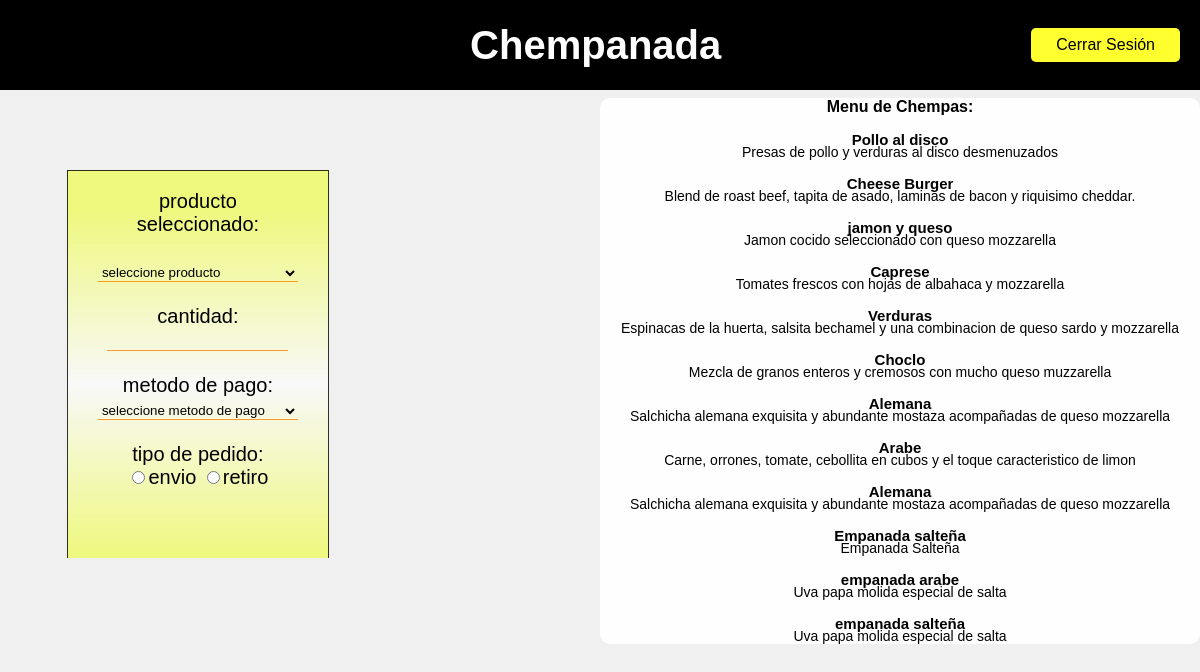
The app's page /vistas/Pedidos/cargar-pedido/casual/carga-casual.php with its own data.
### tables this page shows
CREATE TABLE `productos` (
  `id_producto` int(11) NOT NULL,
  `nombre_pro` varchar(20) NOT NULL,
  `precio` float NOT NULL,
  `descripcion` varchar(150) NOT NULL,
  `img` varchar(30) NOT NULL
);

### vistas/Pedidos/cargar-pedido/casual/carga-casual.php (the view, shortened to what this page needs)
<!DOCTYPE html>
<html lang="en">
<head>
    <link rel="stylesheet" href="css/estiloCasual2.css" type="text/css">
    <?php
    $servidor = "localhost";
    $usuario = "root";
    $password = "";
    $bd_name="Chempaa_db";
    $conectar= mysqli_connect($servidor,$usuario,$password,$bd_name);
?>
</head>
<body class="fondo">
    <nav class="navegador">
        <div class="imagen-circular"></div>
        <h1 class="titulo">Chempanada</h1>
        <a href="../../index.php" class="cerrar-sesion">Cerrar Sesión</a>
    </nav>
    <div class="contPag" style="justify-content:left" id="pedido">
        <div class="contPag2">
            <div class="pedidos" style="margin-left:25%;margin-top:-50px;height:350px" align="center">
                producto seleccionado:<br>
                <br>
                <form action="../../index.html" method="post">
                <select name="producto" id="select" class="cargadores" style="width: 200px;" required>
                <option value="0" selected="selected">seleccione producto</option>
                </select>
                <br>
                <br>
                cantidad:<br>
                <input type="text" class="cargadores"  required name="costo" minlength="1" maxlength="2" onkeypress="return solonumeros(event)" onpaste="return false">
                <br>
                <br>
                metodo de pago:<br>
                <select required class="cargadores" style="width:200px">
                <option value="0" selected="selected">seleccione metodo de pago</option>
                </select>
                <br>
                <br>
                tipo de pedido:<br>
                <input type="radio" name="check" id="check" value="1" onchange="javascript:showContent()" />envio
                <input type="radio" name="check" id="check" value="2" onchange="javascript:showContent()" />retiro
                <br>
                <br>
                </form>
            </div>
        </div>
            <br>
            <br>
        </div>
        <div style="margin-top:-460px;;margin-left:50%;background-color:#fffeff;border-radius:10px;" align="center">
            <table>
                <tr><b>Menu de Chempas:</b></tr>
            </table>
            <?php
                $sql="SELECT id_producto, nombre_pro, descripcion from productos";
                $result=mysqli_query($conectar,$sql);
                 while($mostrar=mysqli_fetch_array($result)){
                    $nombre=$mostrar['nombre_pro'];
                    $desc=$mostrar['descripcion'];
                ?>
                <tr><p class="titMenu"><?php echo $nombre?></p><br><p class="descripcion"><?php echo $desc?></p></tr>
                <?php
            }
            ?>
        </div>
</body>
</html>

### vistas/Pedidos/cargar-pedido/casual/css/estiloCasual2.css (style rules this page uses)
.fondo { background-color: #f0f0f0; }
.contPag { margin-top: 130px; display:flex; font-family:'Franklin Gothic Medium', 'Arial Narrow', Arial, sans-serif; justify-content:space-evenly; }
.pedidos { background:linear-gradient(#eefa65d2 10%,#fdfdfda7,#eefa65d2); justify-items: center; width:auto; height: 300px; border-top: 1px solid rgba(0, 0, 0, 0.808); border-left: 1px solid rgba(0, 0, 0, 0.808); border-right: 1px solid rgba(0, 0, 0, 0.808); border-bottom:1px solid rgba(0, 0, 0, 0.808); border-top-left-radius:0px; border-top-right-radius: 0px; border-bottom-left-radius: 0px; border-bottom-right-radius: 0px; border-bottom-width: 0cap; padding: 7%; padding-left: 30px; padding-right: 30px; font-size: 20px; }
.cargadores { background-color: #ffffff00; border-top: 0px solid rgba(0, 0, 0, 0.808); border-left: 0px solid rgba(0, 0, 0, 0.808); border-right: 0px solid rgba(0, 0, 0, 0.808); border-bottom:1px solid rgba(255, 132, 0, 0.808); }
.contPag2 { display:flex; font-family:'Franklin Gothic Medium', 'Arial Narrow', Arial, sans-serif; justify-content: space-evenly; }
.titMenu { font-weight: bolder; margin-bottom:-12px; font-size: 15px; }
.descripcion { font-size: 14px; margin-top: -10px; }

### vistas/Pedidos/cargar-pedido/casual/carga-casual.php (style rules this page uses)
tr { margin-top:-10px; }
option { background-color:rgba(255, 255, 40, 0.527); }
option::marker { background-color:rgba(255, 255, 40, 0.356); }
body { font-family: Arial, sans-serif; margin: 0; padding: 0; }
.navegador { background-color: #000000; color: white; display: flex; align-items: center; justify-content: space-between; padding: 10px 20px; }
.imagen-circular { width: 70px; height: 70px; border-radius: 50%; background-image: url('./images.png'); background-size: cover; background-position: center; }
.titulo { margin: 0; margin-left: 80px; font-size: 40px; }
.cerrar-sesion { text-decoration: none; color: black; background-color: rgba(255, 255, 47); margin-left: 10px; padding: 8px 25px; border-radius: 5px; }

### records on screen
productos: nombre_pro "Pollo al disco", descripcion "Presas de pollo y verduras al disco desmenuzados"
productos: nombre_pro "Cheese Burger", descripcion "Blend de roast beef, tapita de asado, laminas de bacon y riquisimo cheddar."
productos: nombre_pro "jamon y queso", descripcion "Jamon cocido seleccionado con queso mozzarella"
productos: nombre_pro "Caprese", descripcion "Tomates frescos con hojas de albahaca y mozzarella"
productos: nombre_pro "Verduras", descripcion "Espinacas de la huerta, salsita bechamel y una combinacion de queso sardo y mozzarella"
productos: nombre_pro "Choclo", descripcion "Mezcla de granos enteros y cremosos con mucho queso muzzarella"
productos: nombre_pro "Alemana", descripcion "Salchicha alemana exquisita y abundante mostaza acompañadas de queso mozzarella"
productos: nombre_pro "Arabe", descripcion "Carne, orrones, tomate, cebollita en cubos y el toque caracteristico de limon"
productos: nombre_pro "Alemana", descripcion "Salchicha alemana exquisita y abundante mostaza acompañadas de queso mozzarella"
productos: nombre_pro "Empanada salteña", descripcion "Empanada Salteña"
productos: nombre_pro "empanada arabe", descripcion "Uva papa molida especial de salta"
productos: nombre_pro "empanada salteña", descripcion "Uva papa molida especial de salta"
